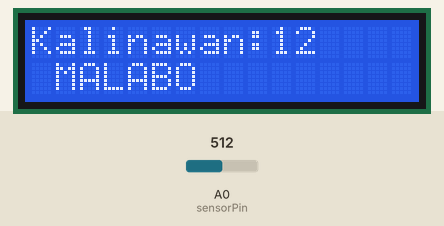
Recording of a sketch running on a simulated Arduino Uno, built with avr-gcc and run on an emulated ATmega328P. Shown: 16×2 character LCD. Inputs (shaded band) come from the test bench; at power-on: A0 (sensorPin) = 512. What the sketch prints to the serial monitor is not drawn.

Above: at 1.2 s.
1.3 s: A0 (sensorPin) set to 535
At 3.5 s:
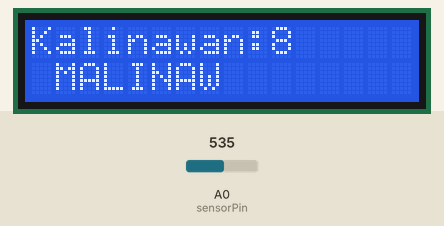
3.8 s: A0 (sensorPin) set to 122
At 5.2 s:
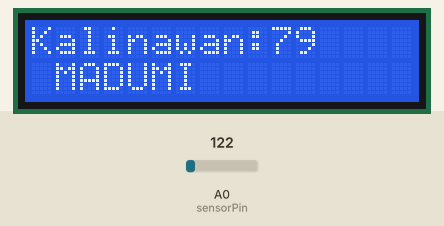
6.1 s: A0 (sensorPin) set to 40
At 8.0 s:
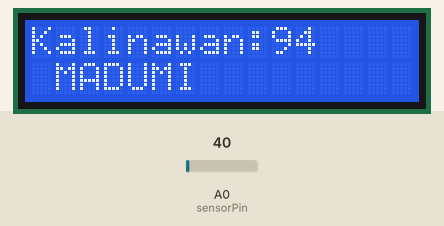
Timing chart, 0 to 9.5 s (numbered marks = the images above; inputs shaded):
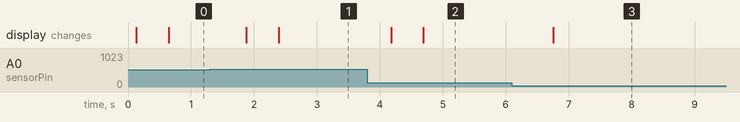

The sketch:

WaterTurbiditySketch.ino
```cpp
#include <LiquidCrystal_I2C.h>
LiquidCrystal_I2C lcd(0x27, 2, 16);
int sensorPin = A0;
int ErrorLightPin = 2;
int ErrorLightFreq = 1000;
int ResetButton = 5;
void setup()
{
  Serial.begin(9600);
  lcd.begin();
}
void loop() {
  int sensorValue = analogRead(sensorPin);
  Serial.println(sensorValue);
  int turbidity = map(sensorValue, 0, 580, 100, 0);
  delay(50);
  lcd.setCursor(0, 0);
  lcd.print("Kalinawan: ");
  lcd.print("   ");
  lcd.setCursor(10, 0);
  lcd.print(turbidity);
  delay(500);
  if (turbidity < 20) {
    lcd.setCursor(0, 1);
    lcd.print(" MALINAW ");
  }
  if ((turbidity > 10) && (turbidity < 50)) {
    lcd.setCursor(0, 1);
    lcd.print(" MALABO ");
  }
  if (turbidity > 50) {
    lcd.setCursor(0, 1);
    lcd.print(" MADUMI ");
    digitalWrite(ErrorLightPin, HIGH); // turn the LED on (HIGH is the voltage level)
    delay(1000); // wait for a second
    digitalWrite(ErrorLightPin, LOW); // turn the LED off by making the voltage LOW
    delay(1000); // wait for a second
  }
}
```

Measured:
- the behaviour switches between 521 and 522 on A0 (sensorPin) (found by bisection; images 0 and 1)
- after the input at 1.3 s, the display: first changes after 0.58 s (image 1 shows a later state)
- after the input at 3.8 s, the display: first changes after 0.38 s (image 2 shows a later state)
- after the input at 6.1 s, the display: changes after 0.66 s (image 3)
